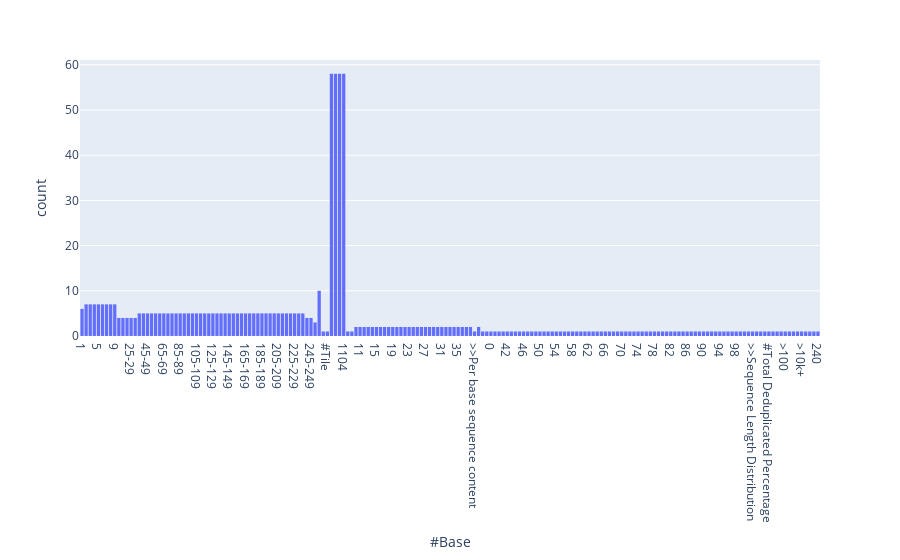

The cell this chart's notebook holds for it:
### Code cell
fig = px.histogram(illumina_f["#Base"], x = "#Base")
fig.show()

### Figure 1 — Plotly figure (JSON) as saved in the notebook; plotly's stock layout.template omitted (floating-point values rounded to 4 significant figures; data arrays with more than 128 entries replaced by an {"elided": "..."} marker saying what was removed)
{"data": [{"alignmentgroup": "True", "bingroup": "x", "hovertemplate": "#Base=%{x}<br>count=%{y}<extra></extra>", "legendgroup": "", "marker": {"color": "#636efa", "pattern": {"shape": ""}}, "name": "", "offsetgroup": "", "orientation": "v", "showlegend": false, "type": "histogram", "x": {"elided": "688 str values"}, "xaxis": "x", "yaxis": "y"}], "layout": {"autosize": true, "barmode": "relative", "legend": {"tracegroupgap": 0}, "margin": {"t": 60}, "xaxis": {"anchor": "y", "autorange": true, "domain": [0, 1], "range": [-0.5, 180.5], "title": {"text": "#Base"}, "type": "category"}, "yaxis": {"anchor": "x", "autorange": true, "domain": [0, 1], "range": [0, 61.05], "title": {"text": "count"}}}}
